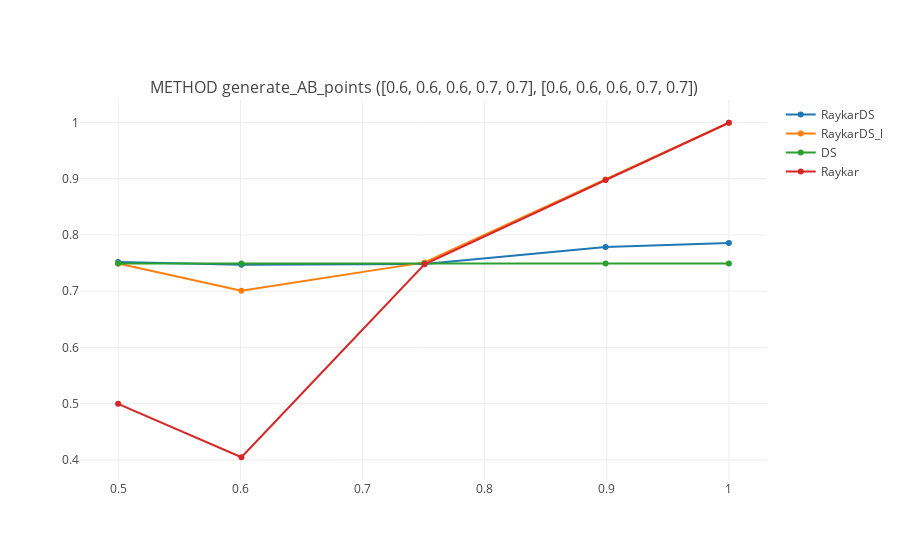
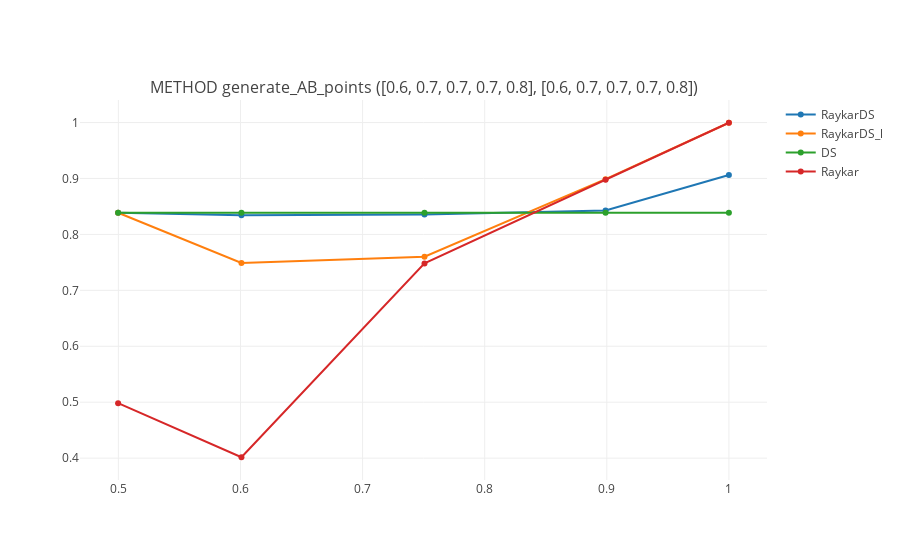
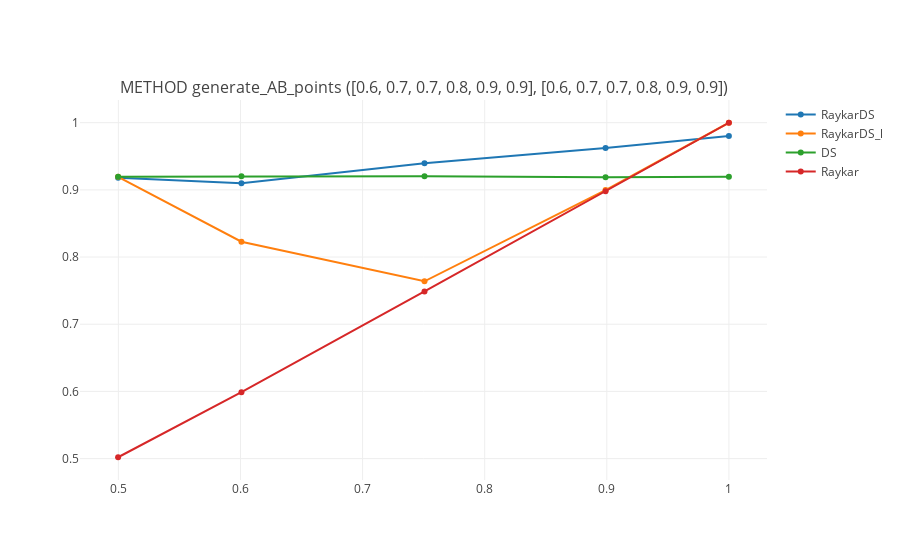
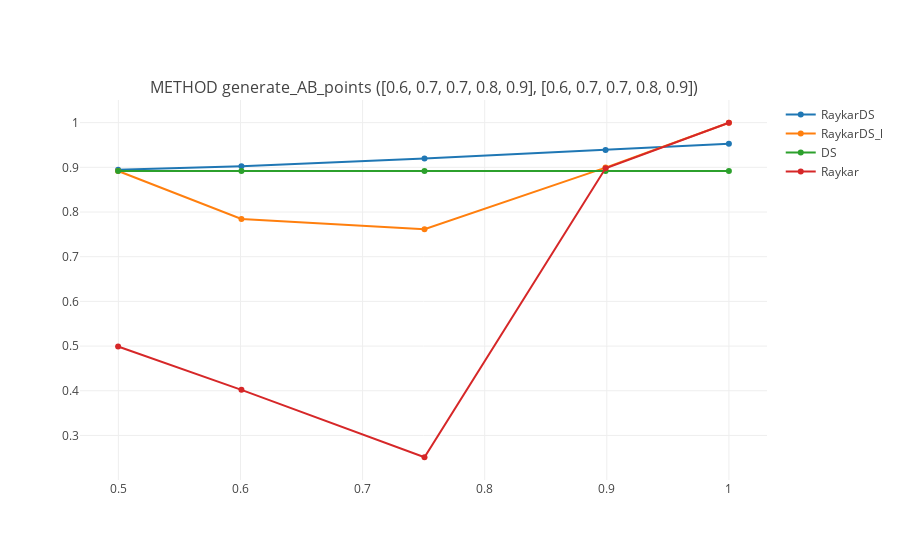

Notebook cell for these charts, in order:
### Code cell
show_plots('acc', transforme_data(old_points))

### Figure 1 — Plotly figure (JSON) as saved in the notebook; plotly's stock layout.template omitted (floating-point values rounded to 4 significant figures)
{"data": [{"mode": "lines+markers", "name": "RaykarDS", "type": "scatter", "uid": "130d3dc5-97e1-48c4-8321-65de1f124a87", "x": ["0.49978", "0.60079", "0.7507", "0.89899", "1.0"], "xaxis": "x", "y": [0.7518, 0.7471, 0.7484, 0.7785, 0.7856], "yaxis": "y"}, {"mode": "lines+markers", "name": "RaykarDS_l", "type": "scatter", "uid": "e4b9e439-eeec-44b5-95ec-7af33eb8c8c6", "x": ["0.49978", "0.60079", "0.7507", "0.89899", "1.0"], "xaxis": "x", "y": [0.749, 0.7008, 0.7512, 0.8986, 0.9994], "yaxis": "y"}, {"mode": "lines+markers", "name": "DS", "type": "scatter", "uid": "22ca3593-0560-42da-a393-cc41c2ab78aa", "x": ["0.49978", "0.60079", "0.7507", "0.89899", "1.0"], "xaxis": "x", "y": [0.749, 0.749, 0.749, 0.749, 0.749], "yaxis": "y"}, {"mode": "lines+markers", "name": "Raykar", "type": "scatter", "uid": "7f3edb03-9f23-4506-825a-a7880659fab7", "x": ["0.49978", "0.60079", "0.7507", "0.89899", "1.0"], "xaxis": "x", "y": [0.4997, 0.4048, 0.7477, 0.8979, 0.9994], "yaxis": "y"}], "layout": {"annotations": [{"font": {"size": 16}, "showarrow": false, "text": "METHOD generate_AB_points ([0.6, 0.6, 0.6, 0.7, 0.7], [0.6, 0.6, 0.6, 0.7, 0.7])", "x": 0.5, "xanchor": "center", "xref": "paper", "y": 1, "yanchor": "bottom", "yref": "paper"}], "xaxis": {"anchor": "y", "domain": [0, 1]}, "yaxis": {"anchor": "x", "domain": [0, 1]}}}

### Figure 2 — Plotly figure (JSON) as saved in the notebook; plotly's stock layout.template omitted (floating-point values rounded to 4 significant figures)
{"data": [{"mode": "lines+markers", "name": "RaykarDS", "type": "scatter", "uid": "4cbf0395-7395-4985-89f4-53f194df4994", "x": ["0.49978", "0.60079", "0.7507", "0.89899", "1.0"], "xaxis": "x", "y": [0.8388, 0.8341, 0.8358, 0.843, 0.9062], "yaxis": "y"}, {"mode": "lines+markers", "name": "RaykarDS_l", "type": "scatter", "uid": "7f617d05-2013-4c85-a515-4d55ee8c84e3", "x": ["0.49978", "0.60079", "0.7507", "0.89899", "1.0"], "xaxis": "x", "y": [0.8388, 0.749, 0.7602, 0.8989, 0.9997], "yaxis": "y"}, {"mode": "lines+markers", "name": "DS", "type": "scatter", "uid": "5f1f2fcd-bb51-46ec-9eab-ea82a82071ec", "x": ["0.49978", "0.60079", "0.7507", "0.89899", "1.0"], "xaxis": "x", "y": [0.8388, 0.8388, 0.8388, 0.8388, 0.8388], "yaxis": "y"}, {"mode": "lines+markers", "name": "Raykar", "type": "scatter", "uid": "e83548aa-ad13-4271-89bf-919fc66fb2d2", "x": ["0.49978", "0.60079", "0.7507", "0.89899", "1.0"], "xaxis": "x", "y": [0.4983, 0.4016, 0.7482, 0.8979, 0.9997], "yaxis": "y"}], "layout": {"annotations": [{"font": {"size": 16}, "showarrow": false, "text": "METHOD generate_AB_points ([0.6, 0.7, 0.7, 0.7, 0.8], [0.6, 0.7, 0.7, 0.7, 0.8])", "x": 0.5, "xanchor": "center", "xref": "paper", "y": 1, "yanchor": "bottom", "yref": "paper"}], "xaxis": {"anchor": "y", "domain": [0, 1]}, "yaxis": {"anchor": "x", "domain": [0, 1]}}}

### Figure 3 — Plotly figure (JSON) as saved in the notebook; plotly's stock layout.template omitted (floating-point values rounded to 4 significant figures)
{"data": [{"mode": "lines+markers", "name": "RaykarDS", "type": "scatter", "uid": "27f0e106-448c-4abf-a669-fee6e879cbc1", "x": ["0.49978", "0.60079", "0.7507", "0.89899", "1.0"], "xaxis": "x", "y": [0.9181, 0.9098, 0.9395, 0.9624, 0.9802], "yaxis": "y"}, {"mode": "lines+markers", "name": "RaykarDS_l", "type": "scatter", "uid": "749635b4-edb3-41e6-902f-1eadbe342edc", "x": ["0.49978", "0.60079", "0.7507", "0.89899", "1.0"], "xaxis": "x", "y": [0.9195, 0.8228, 0.7639, 0.8997, 0.9999], "yaxis": "y"}, {"mode": "lines+markers", "name": "DS", "type": "scatter", "uid": "2cbba46c-367b-4f29-a65a-60acf0729fbb", "x": ["0.49978", "0.60079", "0.7507", "0.89899", "1.0"], "xaxis": "x", "y": [0.9197, 0.9203, 0.9203, 0.9188, 0.9194], "yaxis": "y"}, {"mode": "lines+markers", "name": "Raykar", "type": "scatter", "uid": "182e3c62-da02-4c5a-bd04-af30c9dee815", "x": ["0.49978", "0.60079", "0.7507", "0.89899", "1.0"], "xaxis": "x", "y": [0.502, 0.5988, 0.7488, 0.898, 0.9999], "yaxis": "y"}], "layout": {"annotations": [{"font": {"size": 16}, "showarrow": false, "text": "METHOD generate_AB_points ([0.6, 0.7, 0.7, 0.8, 0.9, 0.9], [0.6, 0.7, 0.7, 0.8, 0.9, 0.9])", "x": 0.5, "xanchor": "center", "xref": "paper", "y": 1, "yanchor": "bottom", "yref": "paper"}], "xaxis": {"anchor": "y", "domain": [0, 1]}, "yaxis": {"anchor": "x", "domain": [0, 1]}}}

### Figure 4 — Plotly figure (JSON) as saved in the notebook; plotly's stock layout.template omitted (floating-point values rounded to 4 significant figures)
{"data": [{"mode": "lines+markers", "name": "RaykarDS", "type": "scatter", "uid": "c44ca352-7236-4a4b-92d9-cbba738dbd5b", "x": ["0.49978", "0.60079", "0.7507", "0.89899", "1.0"], "xaxis": "x", "y": [0.8945, 0.9026, 0.9197, 0.9386, 0.9525], "yaxis": "y"}, {"mode": "lines+markers", "name": "RaykarDS_l", "type": "scatter", "uid": "9f1a1dfa-f2bb-456e-8cb9-d260cef4915f", "x": ["0.49978", "0.60079", "0.7507", "0.89899", "1.0"], "xaxis": "x", "y": [0.8919, 0.7843, 0.7616, 0.8994, 0.9997], "yaxis": "y"}, {"mode": "lines+markers", "name": "DS", "type": "scatter", "uid": "c256cb0e-0961-49d0-9015-c58e75c535db", "x": ["0.49978", "0.60079", "0.7507", "0.89899", "1.0"], "xaxis": "x", "y": [0.8919, 0.8919, 0.8919, 0.8919, 0.8919], "yaxis": "y"}, {"mode": "lines+markers", "name": "Raykar", "type": "scatter", "uid": "f5dfb086-09b0-45a1-a8a6-d76b6a0f613b", "x": ["0.49978", "0.60079", "0.7507", "0.89899", "1.0"], "xaxis": "x", "y": [0.4989, 0.402, 0.2512, 0.898, 0.9997], "yaxis": "y"}], "layout": {"annotations": [{"font": {"size": 16}, "showarrow": false, "text": "METHOD generate_AB_points ([0.6, 0.7, 0.7, 0.8, 0.9], [0.6, 0.7, 0.7, 0.8, 0.9])", "x": 0.5, "xanchor": "center", "xref": "paper", "y": 1, "yanchor": "bottom", "yref": "paper"}], "xaxis": {"anchor": "y", "domain": [0, 1]}, "yaxis": {"anchor": "x", "domain": [0, 1]}}}
